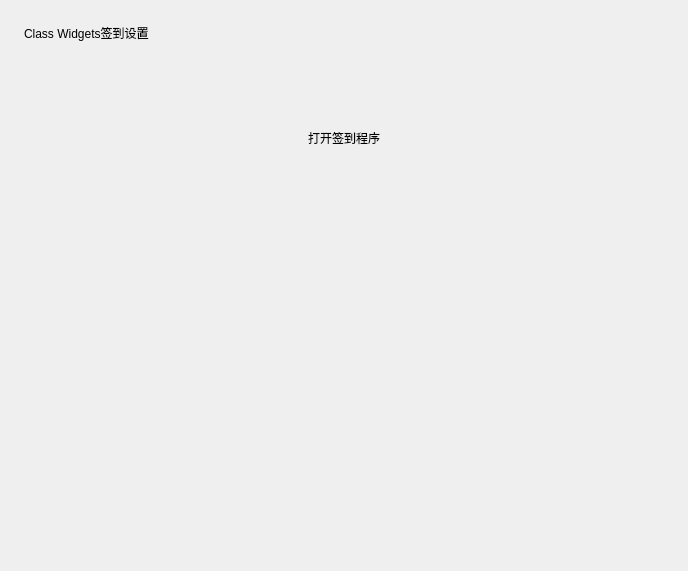
<?xml version="1.0" encoding="UTF-8"?>
<ui version="4.0">
 <class>Form</class>
 <widget class="QWidget" name="Form">
  <property name="geometry">
   <rect>
    <x>0</x>
    <y>0</y>
    <width>688</width>
    <height>571</height>
   </rect>
  </property>
  <property name="sizePolicy">
   <sizepolicy hsizetype="Preferred" vsizetype="Expanding">
    <horstretch>0</horstretch>
    <verstretch>0</verstretch>
   </sizepolicy>
  </property>
  <property name="windowTitle">
   <string>Form</string>
  </property>
  <layout class="QVBoxLayout" name="verticalLayout_2">
   <property name="spacing">
    <number>18</number>
   </property>
   <property name="leftMargin">
    <number>24</number>
   </property>
   <property name="topMargin">
    <number>24</number>
   </property>
   <property name="rightMargin">
    <number>24</number>
   </property>
   <property name="bottomMargin">
    <number>0</number>
   </property>
   <item>
    <widget class="TitleLabel" name="TitleLabel">
     <property name="text">
      <string>Class Widgets签到设置</string>
     </property>
    </widget>
   </item>
   <item>
    <widget class="SmoothScrollArea" name="SmoothScrollArea">
     <property name="styleSheet">
      <string notr="true">background: transparent; border: none</string>
     </property>
     <property name="widgetResizable">
      <bool>true</bool>
     </property>
     <widget class="QWidget" name="scrollAreaWidgetContents">
      <property name="geometry">
       <rect>
        <x>0</x>
        <y>0</y>
        <width>640</width>
        <height>514</height>
       </rect>
      </property>
      <layout class="QVBoxLayout" name="verticalLayout_9">
       <property name="spacing">
        <number>12</number>
       </property>
       <item>
        <layout class="QVBoxLayout" name="verticalLayout_7">
         <property name="spacing">
          <number>3</number>
         </property>
         <item>
          <widget class="SubtitleLabel" name="SubtitleLabel_2">
           <property name="text">
            <string/>
           </property>
          </widget>
         </item>
         <item>
          <widget class="CaptionLabel" name="CaptionLabel_10">
           <property name="sizePolicy">
            <sizepolicy hsizetype="Expanding" vsizetype="Preferred">
             <horstretch>0</horstretch>
             <verstretch>0</verstretch>
            </sizepolicy>
           </property>
           <property name="text">
            <string/>
           </property>
           <property name="wordWrap">
            <bool>true</bool>
           </property>
           <property name="lightColor" stdset="0">
            <color alpha="150">
             <red>0</red>
             <green>0</green>
             <blue>0</blue>
            </color>
           </property>
           <property name="darkColor" stdset="0">
            <color alpha="200">
             <red>255</red>
             <green>255</green>
             <blue>255</blue>
            </color>
           </property>
          </widget>
         </item>
         <item>
          <widget class="CardWidget" name="CardWidget_4">
           <property name="minimumSize">
            <size>
             <width>0</width>
             <height>70</height>
            </size>
           </property>
           <layout class="QHBoxLayout" name="horizontalLayout_6">
            <property name="leftMargin">
             <number>16</number>
            </property>
            <property name="topMargin">
             <number>16</number>
            </property>
            <property name="rightMargin">
             <number>16</number>
            </property>
            <property name="bottomMargin">
             <number>16</number>
            </property>
            <item>
             <widget class="PushButton" name="pushButton">
              <property name="text">
               <string>打开签到程序</string>
              </property>
             </widget>
            </item>
           </layout>
          </widget>
         </item>
         <item>
          <widget class="CardWidget" name="CardWidget_5">
           <property name="minimumSize">
            <size>
             <width>0</width>
             <height>70</height>
            </size>
           </property>
           <layout class="QHBoxLayout" name="horizontalLayout_7">
            <property name="leftMargin">
             <number>16</number>
            </property>
            <property name="topMargin">
             <number>16</number>
            </property>
            <property name="rightMargin">
             <number>16</number>
            </property>
            <property name="bottomMargin">
             <number>16</number>
            </property>
            <item>
             <widget class="SwitchButton" name="SwitchButton" native="true"/>
            </item>
           </layout>
          </widget>
         </item>
        </layout>
       </item>
       <item>
        <layout class="QVBoxLayout" name="verticalLayout_12">
         <property name="spacing">
          <number>3</number>
         </property>
        </layout>
       </item>
       <item>
        <widget class="QFrame" name="blank">
         <property name="minimumSize">
          <size>
           <width>0</width>
           <height>25</height>
          </size>
         </property>
         <property name="frameShape">
          <enum>QFrame::NoFrame</enum>
         </property>
         <property name="lineWidth">
          <number>5</number>
         </property>
        </widget>
       </item>
       <item>
        <spacer name="verticalSpacer">
         <property name="orientation">
          <enum>Qt::Vertical</enum>
         </property>
         <property name="sizeHint" stdset="0">
          <size>
           <width>20</width>
           <height>40</height>
          </size>
         </property>
        </spacer>
       </item>
      </layout>
     </widget>
    </widget>
   </item>
  </layout>
 </widget>
 <customwidgets>
  <customwidget>
   <class>PushButton</class>
   <extends>QPushButton</extends>
   <header location="global">qfluentwidgets</header>
  </customwidget>
  <customwidget>
   <class>SwitchButton</class>
   <extends>QWidget</extends>
   <header>qfluentwidgets</header>
  </customwidget>
  <customwidget>
   <class>CardWidget</class>
   <extends>QFrame</extends>
   <header>qfluentwidgets</header>
   <container>1</container>
  </customwidget>
  <customwidget>
   <class>SmoothScrollArea</class>
   <extends>QScrollArea</extends>
   <header>qfluentwidgets</header>
   <container>1</container>
  </customwidget>
  <customwidget>
   <class>CaptionLabel</class>
   <extends>QLabel</extends>
   <header>qfluentwidgets</header>
  </customwidget>
  <customwidget>
   <class>SubtitleLabel</class>
   <extends>QLabel</extends>
   <header>qfluentwidgets</header>
  </customwidget>
  <customwidget>
   <class>TitleLabel</class>
   <extends>QLabel</extends>
   <header>qfluentwidgets</header>
  </customwidget>
 </customwidgets>
 <resources/>
 <connections/>
</ui>
